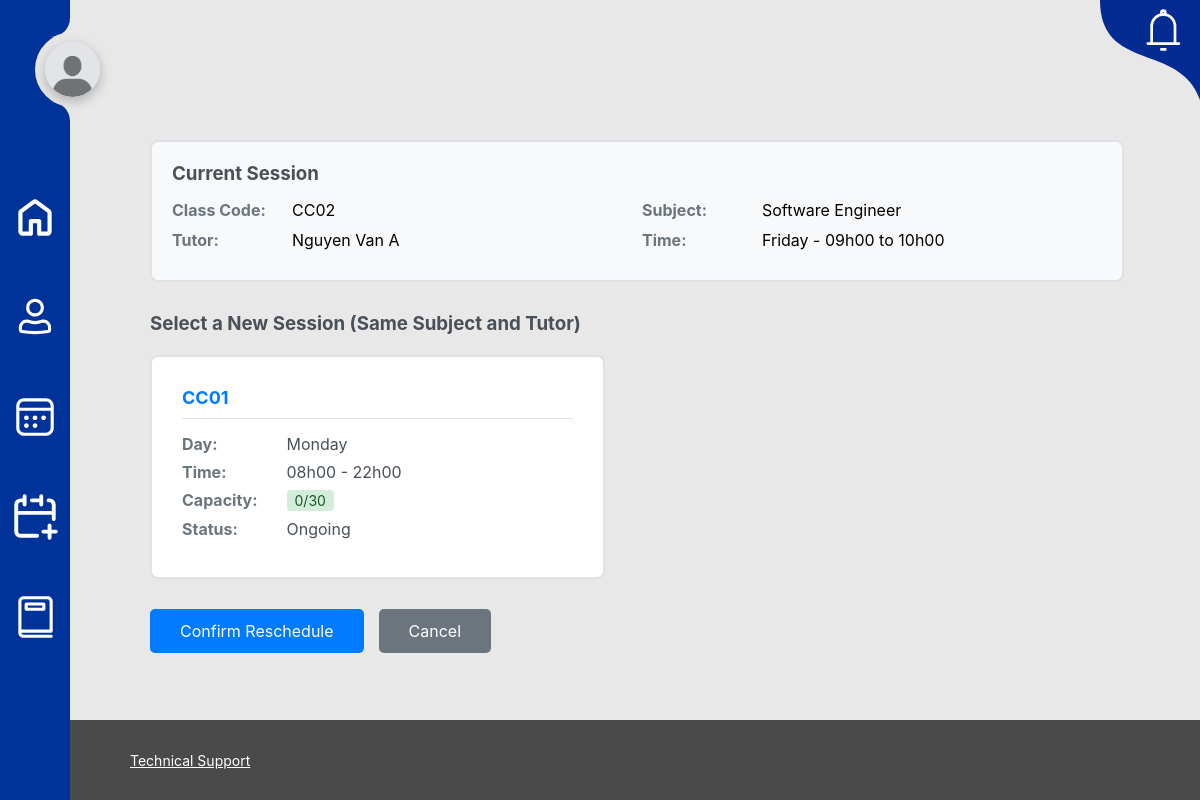
The app's page /sessions/reschedule/1/ (signed in) with its own data.
### tutoring_sessions/models.py (models this page shows, shortened)
class Session(models.Model):
    STATUS_CHOICES = [
        ('scheduled', 'Scheduled'),
        ('ongoing', 'Ongoing'),
        ('completed', 'Completed'),
        ('cancelled', 'Cancelled'),
    ]
    DAY_CHOICES = [
        ('0', 'Monday'),
        ('1', 'Tuesday'),
        ('2', 'Wednesday'),
        ('3', 'Thursday'),
        ('4', 'Friday'),
        ('5', 'Saturday'),
        ('6', 'Sunday'),
    ]
    class_code = models.CharField(max_length=20)
    subject = models.ForeignKey(Subject, on_delete=models.CASCADE)
    tutor = models.ForeignKey(Tutor, on_delete=models.CASCADE)
    days = models.CharField(max_length=50)  # Ví dụ: "2-3-4"
    start_time = models.TimeField()
    end_time = models.TimeField()
    capacity = models.IntegerField(default=30)
    enrolled_count = models.IntegerField(default=0)
    status = models.CharField(max_length=20, choices=STATUS_CHOICES, default='scheduled')
    created_at = models.DateTimeField(auto_now_add=True)
    @property
    def capacity_display(self):
        return f"{self.enrolled_count}/{self.capacity}"

class Subject(models.Model):
    name = models.CharField(max_length=100)
    code = models.CharField(max_length=20, unique=True)

### tutors/models.py (models this page shows, shortened)
class Tutor(models.Model):
    user = models.OneToOneField(User, on_delete=models.CASCADE)
    full_name = models.CharField(max_length=100)
    tutor_id = models.CharField(max_length=20, unique=True)
    phone = models.CharField(max_length=15, blank=True)
    expertise = models.ManyToManyField('tutoring_sessions.Subject', related_name='tutors')
    email = models.EmailField(blank=True)
    major = models.CharField(max_length=100, blank=True)
    dob = models.DateField(null=True, blank=True)
    avatar = models.ImageField(upload_to='avatars/', null=True, blank=True)
    class Meta:
        verbose_name = "Tutor"
        verbose_name_plural = "Tutors"

### tutoring_sessions/views.py (the view, shortened to what this page needs)
# urls.py: path('reschedule/<int:enrollment_id>/', views.reschedule_session, name='reschedule_session'),
@login_required
def reschedule_session(request, enrollment_id):
    enrollment = get_object_or_404(Enrollment, id=enrollment_id, student__user=request.user)
    current_session = enrollment.session
    if current_session.status != 'ongoing':
        messages.error(request, 'Only ongoing sessions can be rescheduled.')
        return redirect('students:sessions')
    available_sessions = Session.objects.filter(
        subject=current_session.subject,
        tutor=current_session.tutor,
        status__in=['scheduled', 'ongoing']
    ).exclude(
        id=current_session.id
    ).filter(
        enrolled_count__lt=F('capacity')
    ).select_related('subject', 'tutor').order_by('class_code') # Added select_related for better performance/display
    context = {
        'enrollment': enrollment,
        'current_session': current_session,
        'available_sessions': available_sessions,
    }
    return render(request, 'tutoring_sessions/reschedule.html', context)

### notification/context_processors.py (called while the page is built)
def notifications(request):
    if request.user.is_authenticated:
        notifications = NotificationService.get_user_notifications(request.user)
        unread_count = NotificationService.get_unread_count(request.user)
        return {
            'user_notifications': notifications[:5],  # Latest 5
            'unread_count': unread_count,
        }
    return {
        'user_notifications': [],
        'unread_count': 0,
    }

### notification/notification_service.py (called while the page is built)
    @staticmethod
    def get_user_notifications(user: User, unread_only: bool = False):
        personal = Notification.objects.filter(user=user)
        broadcasts = Notification.objects.filter(is_broadcast=True)
        notifications = personal | broadcasts
        if unread_only:
            notifications = notifications.filter(is_read=False)
        return notifications.order_by('-created_at')

    @staticmethod
    def get_unread_count(user: User):
        personal_unread = Notification.objects.filter(user=user, is_read=False).count()
        broadcast_unread = Notification.objects.filter(is_broadcast=True, is_read=False).count()
        return personal_unread + broadcast_unread

### students/templatetags/student_avatar.py (called while the page is built)
@register.filter
def valid_avatar(avatar_field):
    if not avatar_field:
        return False
    file_path = os.path.join(settings.MEDIA_ROOT, str(avatar_field))
    return os.path.isfile(file_path)

### tutoring_sessions/templates/tutoring_sessions/reschedule.html (shortened to what this page needs)
{% extends 'student_base.html' %}
{% load static %}
{% block content %}
<div class="reschedule-container">
    <div class="current-session">
        <h3>Current Session</h3>
        <div class="session-info">
            <div class="session-info-item">
                <strong>Class Code:</strong>
                <span>{{ current_session.class_code }}</span>
            </div>
            <div class="session-info-item">
                <strong>Subject:</strong>
                <span>{{ current_session.subject.name }}</span>
            </div>
            <div class="session-info-item">
                <strong>Tutor:</strong>
                <span>{{ current_session.tutor.full_name }}</span>
            </div>
            <div class="session-info-item">
                <strong>Time:</strong>
                <span>{{ current_session.days }} - {{ current_session.start_time|time:"H\hi" }} to {{ current_session.end_time|time:"H\hi" }}</span>
            </div>
        </div>
    </div>
    <div class="available-sessions">
        <h3>Select a New Session (Same Subject and Tutor)</h3>
        {% if available_sessions %}
        <form method="post">
            <div class="sessions-grid">
                {% for session in available_sessions %}
                <div class="session-card">
                    <label for="session_{{ session.id }}">
                        <div class="card-content">
                            <div class="card-header">{{ session.class_code }}</div>
                            <div class="card-info">
                                <strong>Day:</strong> {{ session.days }}
                            </div>
                            <div class="card-info">
                                <strong>Time:</strong> {{ session.start_time|time:"H\hi" }} - {{ session.end_time|time:"H\hi" }}
                            </div>
                            <div class="card-info">
                                <strong>Capacity:</strong>
                                {% widthratio session.enrolled_count session.capacity 100 as percentage %}
                                <span class="capacity-indicator {% if percentage >= 80 %}capacity-low{% else %}capacity-good{% endif %}">
                                    {{ session.capacity_display }}
                                </span>
                            </div>
                            <div class="card-info">
                                <strong>Status:</strong> {{ session.get_status_display }}
                            </div>
                        </div>
                    </label>
                </div>
                {% endfor %}
            </div>
            <div class="buttons-container">
                <button type="submit" class="btn btn-primary" onclick="return confirm('Are you sure you want to switch to this session?')">
                    Confirm Reschedule
                </button>
                <a href="{% url 'students:sessions' %}" class="btn btn-secondary">Cancel</a>
            </div>
        </form>
        {% else %}
        <div class="no-sessions">
            <p>No other suitable sessions are available.</p>
            <p>Sessions must have the same subject and tutor as the current one.</p>
            <a href="{% url 'students:sessions' %}" class="btn btn-secondary" style="margin-top: 20px;">Back</a>
        </div>
        {% endif %}
    </div>
</div>
{% endblock %}

### static/css/student_base.css (style rules this page uses)
:root { --white: #fff; --bg-color: #e5e5e5; --navbar-color: #003399; --text-color:#000; --bg-color:#e8e8e8; }
body { background-color: #e8e8e8; }
* { font-family: Inter, sans-serif; margin: 0; padding: 0; outline: none; list-style:none; text-decoration: none; }

### tutoring_sessions/templates/tutoring_sessions/reschedule.html (style rules this page uses)
.reschedule-container { margin-left: 150px; margin-right: 120px; display: fixed; gap: 80px; padding-top: 140px; z-index: -1; margin-bottom: 90px; }
.current-session { background-color: #f8f9fa; border: 2px solid #dee2e6; border-radius: 8px; padding: 20px; margin-bottom: 30px; width: 100%; }
.current-session h3 { color: #495057; margin-bottom: 15px; }
.session-info { display: grid; grid-template-columns: repeat(2, 1fr); gap: 10px; margin-bottom: 10px; }
.session-info-item { display: flex; align-items: center; }
.session-info-item strong { min-width: 120px; color: #6c757d; }
.available-sessions h3 { color: #495057; margin-bottom: 20px; }
.sessions-grid { display: grid; grid-template-columns: repeat(auto-fill, minmax(350px, 1fr)); gap: 20px; }
.session-card { border: 2px solid #dee2e6; border-radius: 8px; padding: 20px; background-color: white; transition: all 0.3s ease; cursor: pointer; }
.session-card label { cursor: pointer; display: block; }
.card-content { padding: 10px; border-radius: 5px; transition: background-color 0.3s ease; }
.card-header { font-size: 18px; font-weight: bold; color: #007bff; margin-bottom: 15px; padding-bottom: 10px; border-bottom: 1px solid #dee2e6; }
.card-info { margin-bottom: 8px; color: #495057; }
.card-info strong { color: #6c757d; min-width: 100px; display: inline-block; }
.capacity-indicator { display: inline-block; padding: 2px 8px; border-radius: 4px; font-size: 14px; }
.capacity-good { background-color: #d4edda; color: #155724; }
.buttons-container { display: flex; gap: 15px; margin-top: 30px; }
.btn { padding: 12px 30px; border: none; border-radius: 5px; font-size: 16px; cursor: pointer; text-decoration: none; display: inline-block; transition: all 0.3s ease; }
.btn-primary { background-color: #007bff; color: white; }
.btn-secondary { background-color: #6c757d; color: white; }

### records on screen
Session: class_code "CC02", subject.name "Software Engineer", tutor.full_name "Nguyen Van A", days "Friday", start_time "09h00", end_time "10h00"
Session: class_code "CC01", days "Monday", start_time "08h00", end_time "22h00", capacity_display "0/30", status "Ongoing"
